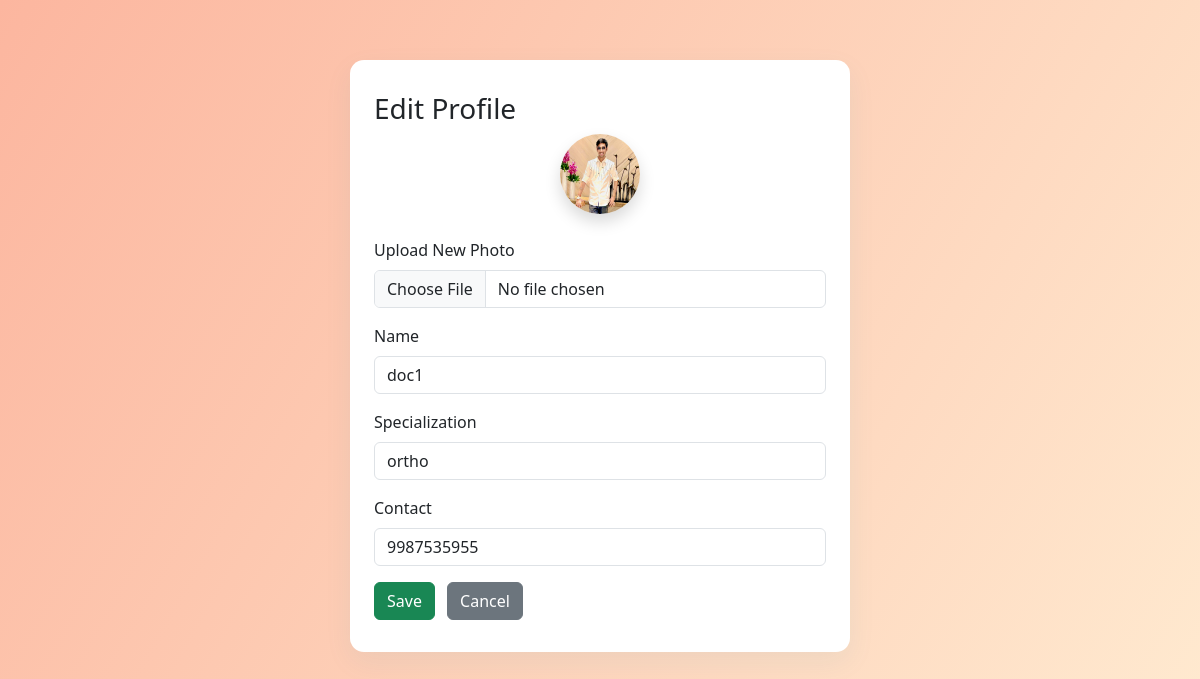
Screenshot of /doctor_edit_profile (signed in) with the database file from the repository.
### tables this page shows
CREATE TABLE doctors (
    id INTEGER PRIMARY KEY,  -- links to users.id
    name TEXT NOT NULL,
    specialization TEXT NOT NULL, -- should match departments.name
    contact TEXT
, photo text);

### app.py (the view, shortened to what this page needs)
@app.route("/doctor_edit_profile", methods=["GET", "POST"])
def doctor_edit_profile():
    if 'user_id' not in session or session.get('role') != 'doctor':
        return redirect(url_for('login'))
    db = get_db()
    user_id = session['user_id']
    doctor = db.execute('SELECT name, specialization, contact, photo FROM doctors WHERE id=?', (user_id,)).fetchone()
    return render_template("doctor_edit_profile.html", doctor=doctor)

### app.py (called while the page is built)
def get_db():
    db = getattr(g, '_database', None)
    if db is None:
        db = g._database = sqlite3.connect(DATABASE)
    return db

@app.teardown_appcontext
def close_connection(exception):
    db = getattr(g, '_database', None)
    if db is not None:
        db.close()

### templates/doctor_edit_profile.html (shortened to what this page needs)
<!doctype html>
<html lang="en">
<head>
  <link href="https://cdn.jsdelivr.net/npm/bootstrap@5.3.2/dist/css/bootstrap.min.css" rel="stylesheet">
</head>
<body>
<div class="edit-container">
  <h3>Edit Profile</h3>
  <form method="POST" enctype="multipart/form-data">
    <div class="mb-4 text-center">
      <img src="{% if doctor[3] %}/static/doctor_pfps/{{ doctor[3] }}{% else %}https://ui-avatars.com/api/?name={{ doctor[0]|urlencode }}&background=7e57c2&color=fff&size=80{% endif %}"
           class="rounded-circle shadow" width="80" height="80" alt="Profile">
    </div>
    <div class="mb-3">
      <label class="form-label">Upload New Photo</label>
      <input class="form-control" type="file" accept="image/*" name="photo">
    </div>
    <div class="mb-3">
      <label class="form-label">Name</label>
      <input type="text" class="form-control" name="name" value="{{ doctor[0] }}" required>
    </div>
    <div class="mb-3">
      <label class="form-label">Specialization</label>
      <input type="text" class="form-control" name="specialization" value="{{ doctor[1] }}" required>
    </div>
    <div class="mb-3">
      <label class="form-label">Contact</label>
      <input type="text" class="form-control" name="contact" value="{{ doctor[2] }}" required>
    </div>
    <button type="submit" class="btn btn-success">Save</button>
    <a href="{{ url_for('doctor_dashboard') }}" class="btn btn-secondary ms-2">Cancel</a>
  </form>
</div>
</body>
</html>

### templates/doctor_edit_profile.html (style rules this page uses)
body { background: linear-gradient(120deg, #fcb69f 0%, #ffecd2 100%); min-height: 100vh; }
.edit-container { max-width: 500px; margin: 60px auto; background: white; border-radius: 14px; padding: 32px 24px; box-shadow: 0 10px 28px rgba(33,147,176,0.07); }

### rows the page displays
doctors: photo (picture), name "doc1", specialization "ortho", contact "9987535955"
